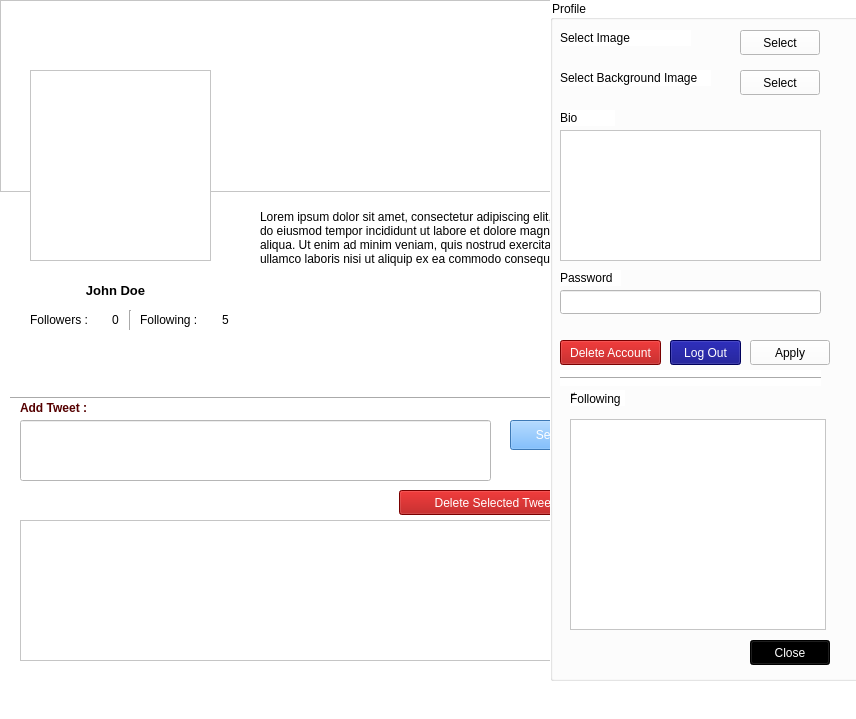
<?xml version="1.0" encoding="UTF-8"?>
<ui version="4.0">
 <class>MainWindow</class>
 <widget class="QMainWindow" name="MainWindow">
  <property name="geometry">
   <rect>
    <x>0</x>
    <y>0</y>
    <width>856</width>
    <height>719</height>
   </rect>
  </property>
  <property name="windowTitle">
   <string>Twitterak - Profile</string>
  </property>
  <property name="styleSheet">
   <string notr="true">background-color: rgb(255, 255, 255);</string>
  </property>
  <widget class="QWidget" name="centralwidget">
   <widget class="QGraphicsView" name="gwbimg">
    <property name="geometry">
     <rect>
      <x>0</x>
      <y>0</y>
      <width>891</width>
      <height>192</height>
     </rect>
    </property>
    <property name="layoutDirection">
     <enum>Qt::LeftToRight</enum>
    </property>
    <property name="styleSheet">
     <string notr="true"/>
    </property>
   </widget>
   <widget class="QGraphicsView" name="gwimg">
    <property name="geometry">
     <rect>
      <x>30</x>
      <y>70</y>
      <width>181</width>
      <height>191</height>
     </rect>
    </property>
    <property name="autoFillBackground">
     <bool>false</bool>
    </property>
    <property name="styleSheet">
     <string notr="true"/>
    </property>
    <property name="transformationAnchor">
     <enum>QGraphicsView::AnchorViewCenter</enum>
    </property>
   </widget>
   <widget class="QListView" name="lvalluser">
    <property name="geometry">
     <rect>
      <x>610</x>
      <y>290</y>
      <width>231</width>
      <height>371</height>
     </rect>
    </property>
    <property name="styleSheet">
     <string notr="true">border-color: rgb(255, 255, 255);</string>
    </property>
   </widget>
   <widget class="QLabel" name="lblname">
    <property name="geometry">
     <rect>
      <x>10</x>
      <y>280</y>
      <width>211</width>
      <height>20</height>
     </rect>
    </property>
    <property name="palette">
     <palette>
      <active>
       <colorrole role="WindowText">
        <brush brushstyle="SolidPattern">
         <color alpha="255">
          <red>0</red>
          <green>0</green>
          <blue>0</blue>
         </color>
        </brush>
       </colorrole>
       <colorrole role="Button">
        <brush brushstyle="SolidPattern">
         <color alpha="255">
          <red>255</red>
          <green>255</green>
          <blue>255</blue>
         </color>
        </brush>
       </colorrole>
       <colorrole role="Text">
        <brush brushstyle="SolidPattern">
         <color alpha="255">
          <red>0</red>
          <green>0</green>
          <blue>0</blue>
         </color>
        </brush>
       </colorrole>
       <colorrole role="ButtonText">
        <brush brushstyle="SolidPattern">
         <color alpha="255">
          <red>0</red>
          <green>0</green>
          <blue>0</blue>
         </color>
        </brush>
       </colorrole>
       <colorrole role="Base">
        <brush brushstyle="SolidPattern">
         <color alpha="255">
          <red>255</red>
          <green>255</green>
          <blue>255</blue>
         </color>
        </brush>
       </colorrole>
       <colorrole role="Window">
        <brush brushstyle="SolidPattern">
         <color alpha="255">
          <red>255</red>
          <green>255</green>
          <blue>255</blue>
         </color>
        </brush>
       </colorrole>
       <colorrole role="PlaceholderText">
        <brush brushstyle="NoBrush">
         <color alpha="128">
          <red>0</red>
          <green>0</green>
          <blue>0</blue>
         </color>
        </brush>
       </colorrole>
      </active>
      <inactive>
       <colorrole role="WindowText">
        <brush brushstyle="SolidPattern">
         <color alpha="255">
          <red>0</red>
          <green>0</green>
          <blue>0</blue>
         </color>
        </brush>
       </colorrole>
       <colorrole role="Button">
        <brush brushstyle="SolidPattern">
         <color alpha="255">
          <red>255</red>
          <green>255</green>
          <blue>255</blue>
         </color>
        </brush>
       </colorrole>
       <colorrole role="Text">
        <brush brushstyle="SolidPattern">
         <color alpha="255">
          <red>0</red>
          <green>0</green>
          <blue>0</blue>
         </color>
        </brush>
       </colorrole>
       <colorrole role="ButtonText">
        <brush brushstyle="SolidPattern">
         <color alpha="255">
          <red>0</red>
          <green>0</green>
          <blue>0</blue>
         </color>
        </brush>
       </colorrole>
       <colorrole role="Base">
        <brush brushstyle="SolidPattern">
         <color alpha="255">
          <red>255</red>
          <green>255</green>
          <blue>255</blue>
         </color>
        </brush>
       </colorrole>
       <colorrole role="Window">
        <brush brushstyle="SolidPattern">
         <color alpha="255">
          <red>255</red>
          <green>255</green>
          <blue>255</blue>
         </color>
        </brush>
       </colorrole>
       <colorrole role="PlaceholderText">
        <brush brushstyle="NoBrush">
         <color alpha="128">
          <red>0</red>
          <green>0</green>
          <blue>0</blue>
         </color>
        </brush>
       </colorrole>
      </inactive>
      <disabled>
       <colorrole role="WindowText">
        <brush brushstyle="SolidPattern">
         <color alpha="255">
          <red>0</red>
          <green>0</green>
          <blue>0</blue>
         </color>
        </brush>
       </colorrole>
       <colorrole role="Button">
        <brush brushstyle="SolidPattern">
         <color alpha="255">
          <red>255</red>
          <green>255</green>
          <blue>255</blue>
         </color>
        </brush>
       </colorrole>
       <colorrole role="Text">
        <brush brushstyle="SolidPattern">
         <color alpha="255">
          <red>0</red>
          <green>0</green>
          <blue>0</blue>
         </color>
        </brush>
       </colorrole>
       <colorrole role="ButtonText">
        <brush brushstyle="SolidPattern">
         <color alpha="255">
          <red>0</red>
          <green>0</green>
          <blue>0</blue>
         </color>
        </brush>
       </colorrole>
       <colorrole role="Base">
        <brush brushstyle="SolidPattern">
         <color alpha="255">
          <red>255</red>
          <green>255</green>
          <blue>255</blue>
         </color>
        </brush>
       </colorrole>
       <colorrole role="Window">
        <brush brushstyle="SolidPattern">
         <color alpha="255">
          <red>255</red>
          <green>255</green>
          <blue>255</blue>
         </color>
        </brush>
       </colorrole>
       <colorrole role="PlaceholderText">
        <brush brushstyle="NoBrush">
         <color alpha="128">
          <red>0</red>
          <green>0</green>
          <blue>0</blue>
         </color>
        </brush>
       </colorrole>
      </disabled>
     </palette>
    </property>
    <property name="font">
     <font>
      <pointsize>10</pointsize>
      <weight>75</weight>
      <bold>true</bold>
     </font>
    </property>
    <property name="styleSheet">
     <string notr="true">color: rgb(0, 0, 0);</string>
    </property>
    <property name="text">
     <string>John Doe</string>
    </property>
    <property name="alignment">
     <set>Qt::AlignCenter</set>
    </property>
   </widget>
   <widget class="QLabel" name="label_2">
    <property name="geometry">
     <rect>
      <x>30</x>
      <y>310</y>
      <width>81</width>
      <height>20</height>
     </rect>
    </property>
    <property name="font">
     <font>
      <pointsize>9</pointsize>
     </font>
    </property>
    <property name="styleSheet">
     <string notr="true">color: rgb(0, 0, 0);</string>
    </property>
    <property name="text">
     <string>Followers : </string>
    </property>
   </widget>
   <widget class="QLabel" name="lblfollowercount">
    <property name="geometry">
     <rect>
      <x>100</x>
      <y>310</y>
      <width>31</width>
      <height>20</height>
     </rect>
    </property>
    <property name="font">
     <font>
      <pointsize>9</pointsize>
     </font>
    </property>
    <property name="styleSheet">
     <string notr="true">color: rgb(0, 0, 0);</string>
    </property>
    <property name="text">
     <string>0</string>
    </property>
    <property name="alignment">
     <set>Qt::AlignCenter</set>
    </property>
   </widget>
   <widget class="QLabel" name="label_4">
    <property name="geometry">
     <rect>
      <x>140</x>
      <y>310</y>
      <width>70</width>
      <height>20</height>
     </rect>
    </property>
    <property name="font">
     <font>
      <pointsize>9</pointsize>
     </font>
    </property>
    <property name="styleSheet">
     <string notr="true">color: rgb(0, 0, 0);</string>
    </property>
    <property name="text">
     <string>Following : </string>
    </property>
   </widget>
   <widget class="QLabel" name="lblfollowingcount">
    <property name="geometry">
     <rect>
      <x>210</x>
      <y>310</y>
      <width>31</width>
      <height>20</height>
     </rect>
    </property>
    <property name="font">
     <font>
      <pointsize>9</pointsize>
     </font>
    </property>
    <property name="styleSheet">
     <string notr="true">color: rgb(0, 0, 0);</string>
    </property>
    <property name="text">
     <string>5</string>
    </property>
    <property name="alignment">
     <set>Qt::AlignCenter</set>
    </property>
   </widget>
   <widget class="Line" name="line">
    <property name="geometry">
     <rect>
      <x>120</x>
      <y>310</y>
      <width>20</width>
      <height>20</height>
     </rect>
    </property>
    <property name="orientation">
     <enum>Qt::Vertical</enum>
    </property>
   </widget>
   <widget class="QLabel" name="lblbio">
    <property name="geometry">
     <rect>
      <x>260</x>
      <y>210</y>
      <width>321</width>
      <height>161</height>
     </rect>
    </property>
    <property name="font">
     <font>
      <pointsize>9</pointsize>
     </font>
    </property>
    <property name="styleSheet">
     <string notr="true">color: rgb(0, 0, 0);</string>
    </property>
    <property name="text">
     <string>Lorem ipsum dolor sit amet, consectetur adipiscing elit, sed do eiusmod tempor incididunt ut labore et dolore magna aliqua. Ut enim ad minim veniam, quis nostrud exercitation ullamco laboris nisi ut aliquip ex ea commodo consequat.</string>
    </property>
    <property name="alignment">
     <set>Qt::AlignLeading|Qt::AlignLeft|Qt::AlignTop</set>
    </property>
    <property name="wordWrap">
     <bool>true</bool>
    </property>
   </widget>
   <widget class="Line" name="line_2">
    <property name="geometry">
     <rect>
      <x>10</x>
      <y>390</y>
      <width>581</width>
      <height>16</height>
     </rect>
    </property>
    <property name="orientation">
     <enum>Qt::Horizontal</enum>
    </property>
   </widget>
   <widget class="QLabel" name="label_7">
    <property name="geometry">
     <rect>
      <x>20</x>
      <y>400</y>
      <width>81</width>
      <height>16</height>
     </rect>
    </property>
    <property name="font">
     <font>
      <weight>75</weight>
      <bold>true</bold>
     </font>
    </property>
    <property name="styleSheet">
     <string notr="true">color: rgb(85, 0, 0);</string>
    </property>
    <property name="text">
     <string>Add Tweet :</string>
    </property>
    <property name="indent">
     <number>0</number>
    </property>
   </widget>
   <widget class="QLineEdit" name="txttweet">
    <property name="geometry">
     <rect>
      <x>20</x>
      <y>420</y>
      <width>471</width>
      <height>61</height>
     </rect>
    </property>
    <property name="alignment">
     <set>Qt::AlignLeading|Qt::AlignLeft|Qt::AlignTop</set>
    </property>
   </widget>
   <widget class="QPushButton" name="btnsend">
    <property name="geometry">
     <rect>
      <x>510</x>
      <y>420</y>
      <width>80</width>
      <height>30</height>
     </rect>
    </property>
    <property name="styleSheet">
     <string notr="true">color: rgb(255, 255, 255);
background-color: rgb(85, 85, 255);
background-color: rgb(85, 170, 255);</string>
    </property>
    <property name="text">
     <string>Send</string>
    </property>
   </widget>
   <widget class="QLabel" name="label_9">
    <property name="geometry">
     <rect>
      <x>610</x>
      <y>250</y>
      <width>231</width>
      <height>30</height>
     </rect>
    </property>
    <property name="font">
     <font>
      <pointsize>9</pointsize>
      <weight>75</weight>
      <bold>true</bold>
     </font>
    </property>
    <property name="styleSheet">
     <string notr="true">olor: rgb(255, 255, 255);
color: rgb(255, 255, 255);
background-color: rgb(85, 170, 255);
</string>
    </property>
    <property name="text">
     <string>All Online User In Twitterak</string>
    </property>
    <property name="alignment">
     <set>Qt::AlignCenter</set>
    </property>
   </widget>
   <widget class="QListView" name="lvtweet">
    <property name="geometry">
     <rect>
      <x>20</x>
      <y>520</y>
      <width>581</width>
      <height>141</height>
     </rect>
    </property>
    <property name="editTriggers">
     <set>QAbstractItemView::NoEditTriggers</set>
    </property>
   </widget>
   <widget class="QPushButton" name="pushButton">
    <property name="geometry">
     <rect>
      <x>399</x>
      <y>490</y>
      <width>191</width>
      <height>25</height>
     </rect>
    </property>
    <property name="styleSheet">
     <string notr="true">color: rgb(255, 255, 255);
background-color: rgb(170, 0, 0);</string>
    </property>
    <property name="text">
     <string>Delete Selected Tweet</string>
    </property>
   </widget>
   <widget class="QPushButton" name="btnprofile">
    <property name="geometry">
     <rect>
      <x>760</x>
      <y>210</y>
      <width>80</width>
      <height>25</height>
     </rect>
    </property>
    <property name="styleSheet">
     <string notr="true">background-color: rgb(0, 85, 0);
color: rgb(255, 255, 255);</string>
    </property>
    <property name="text">
     <string>Profile</string>
    </property>
   </widget>
   <widget class="QGroupBox" name="groupBox">
    <property name="geometry">
     <rect>
      <x>550</x>
      <y>0</y>
      <width>311</width>
      <height>681</height>
     </rect>
    </property>
    <property name="styleSheet">
     <string notr="true">background-color: rgb(255, 255, 255);
color: rgb(0, 0, 0);</string>
    </property>
    <property name="title">
     <string>Profile</string>
    </property>
    <widget class="QPushButton" name="btncloseprofile">
     <property name="geometry">
      <rect>
       <x>200</x>
       <y>640</y>
       <width>80</width>
       <height>25</height>
      </rect>
     </property>
     <property name="styleSheet">
      <string notr="true">background-color: rgb(0, 0, 0);
color: rgb(255, 255, 255);</string>
     </property>
     <property name="text">
      <string>Close</string>
     </property>
    </widget>
    <widget class="QLabel" name="label">
     <property name="geometry">
      <rect>
       <x>10</x>
       <y>30</y>
       <width>131</width>
       <height>16</height>
      </rect>
     </property>
     <property name="text">
      <string>Select Image</string>
     </property>
    </widget>
    <widget class="QPushButton" name="btnselectimage">
     <property name="geometry">
      <rect>
       <x>190</x>
       <y>30</y>
       <width>80</width>
       <height>25</height>
      </rect>
     </property>
     <property name="text">
      <string>Select</string>
     </property>
    </widget>
    <widget class="QLabel" name="selectbgimgfdfdfd">
     <property name="geometry">
      <rect>
       <x>10</x>
       <y>70</y>
       <width>151</width>
       <height>16</height>
      </rect>
     </property>
     <property name="text">
      <string>Select Background Image</string>
     </property>
    </widget>
    <widget class="QPushButton" name="btnselectbgimg">
     <property name="geometry">
      <rect>
       <x>190</x>
       <y>70</y>
       <width>80</width>
       <height>25</height>
      </rect>
     </property>
     <property name="text">
      <string>Select</string>
     </property>
    </widget>
    <widget class="QLabel" name="label_3">
     <property name="geometry">
      <rect>
       <x>10</x>
       <y>110</y>
       <width>55</width>
       <height>16</height>
      </rect>
     </property>
     <property name="text">
      <string>Bio</string>
     </property>
    </widget>
    <widget class="QTextEdit" name="textEdit">
     <property name="geometry">
      <rect>
       <x>10</x>
       <y>130</y>
       <width>261</width>
       <height>131</height>
      </rect>
     </property>
    </widget>
    <widget class="QLabel" name="label_5">
     <property name="geometry">
      <rect>
       <x>10</x>
       <y>270</y>
       <width>61</width>
       <height>16</height>
      </rect>
     </property>
     <property name="text">
      <string>Password</string>
     </property>
    </widget>
    <widget class="QLineEdit" name="lineEdit">
     <property name="geometry">
      <rect>
       <x>10</x>
       <y>290</y>
       <width>261</width>
       <height>24</height>
      </rect>
     </property>
    </widget>
    <widget class="QPushButton" name="btnapply">
     <property name="geometry">
      <rect>
       <x>200</x>
       <y>340</y>
       <width>80</width>
       <height>25</height>
      </rect>
     </property>
     <property name="text">
      <string>Apply</string>
     </property>
    </widget>
    <widget class="Line" name="line_3">
     <property name="geometry">
      <rect>
       <x>10</x>
       <y>370</y>
       <width>261</width>
       <height>16</height>
      </rect>
     </property>
     <property name="orientation">
      <enum>Qt::Horizontal</enum>
     </property>
    </widget>
    <widget class="QPushButton" name="btblogout">
     <property name="geometry">
      <rect>
       <x>120</x>
       <y>340</y>
       <width>71</width>
       <height>25</height>
      </rect>
     </property>
     <property name="styleSheet">
      <string notr="true">background-color: rgb(0, 0, 127);
color: rgb(255, 255, 255);</string>
     </property>
     <property name="text">
      <string>Log Out</string>
     </property>
    </widget>
    <widget class="QPushButton" name="pushButton_2">
     <property name="geometry">
      <rect>
       <x>10</x>
       <y>340</y>
       <width>101</width>
       <height>25</height>
      </rect>
     </property>
     <property name="styleSheet">
      <string notr="true">background-color: rgb(170, 0, 0);
color: rgb(255, 255, 255);</string>
     </property>
     <property name="text">
      <string>Delete Account</string>
     </property>
    </widget>
    <widget class="QListView" name="lvfollowing">
     <property name="geometry">
      <rect>
       <x>20</x>
       <y>419</y>
       <width>256</width>
       <height>211</height>
      </rect>
     </property>
     <property name="editTriggers">
      <set>QAbstractItemView::NoEditTriggers</set>
     </property>
    </widget>
    <widget class="QLabel" name="label_6">
     <property name="geometry">
      <rect>
       <x>20</x>
       <y>390</y>
       <width>55</width>
       <height>16</height>
      </rect>
     </property>
     <property name="text">
      <string>ّFollowing</string>
     </property>
    </widget>
   </widget>
  </widget>
  <widget class="QMenuBar" name="menubar">
   <property name="geometry">
    <rect>
     <x>0</x>
     <y>0</y>
     <width>856</width>
     <height>21</height>
    </rect>
   </property>
  </widget>
  <widget class="QStatusBar" name="statusbar"/>
 </widget>
 <resources/>
 <connections>
  <connection>
   <sender>btncloseprofile</sender>
   <signal>clicked()</signal>
   <receiver>groupBox</receiver>
   <slot>hide()</slot>
   <hints>
    <hint type="sourcelabel">
     <x>750</x>
     <y>689</y>
    </hint>
    <hint type="destinationlabel">
     <x>550</x>
     <y>673</y>
    </hint>
   </hints>
  </connection>
  <connection>
   <sender>btnprofile</sender>
   <signal>clicked()</signal>
   <receiver>groupBox</receiver>
   <slot>show()</slot>
   <hints>
    <hint type="sourcelabel">
     <x>810</x>
     <y>248</y>
    </hint>
    <hint type="destinationlabel">
     <x>550</x>
     <y>460</y>
    </hint>
   </hints>
  </connection>
 </connections>
</ui>
